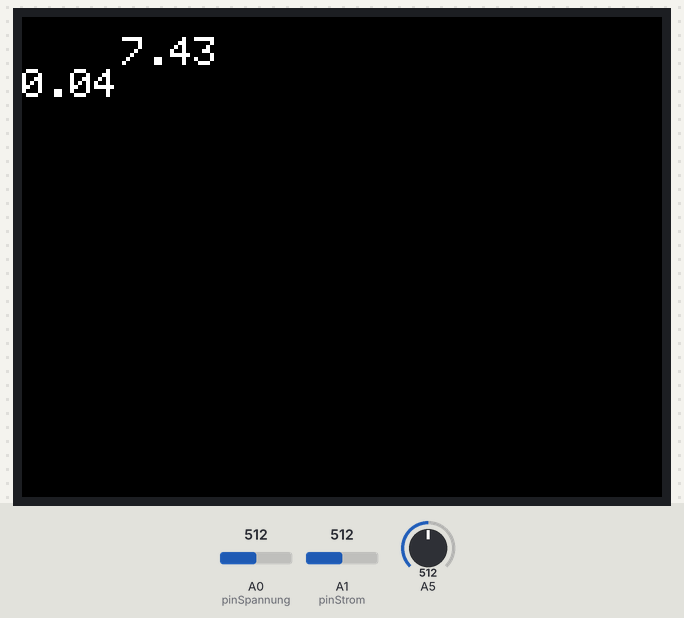
A sketch run on a simulated Arduino Uno, built with avr-gcc and run on an emulated ATmega328P. Shown: 320×240 colour display. Inputs (shaded band) come from the test bench; at power-on: A0 (pinSpannung) = 512, A1 (pinStrom) = 512, A5 = 512. What the sketch prints to the serial monitor is not drawn.

Above: at 1.4 s.
1.5 s: A0 (pinSpannung) set to 716
At 3.8 s:
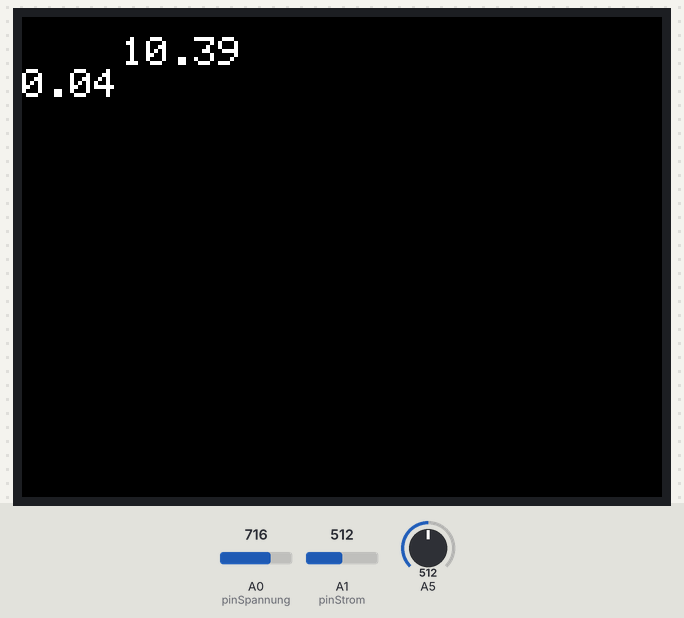
4.1 s: A1 (pinStrom) set to 716
At 5.7 s:
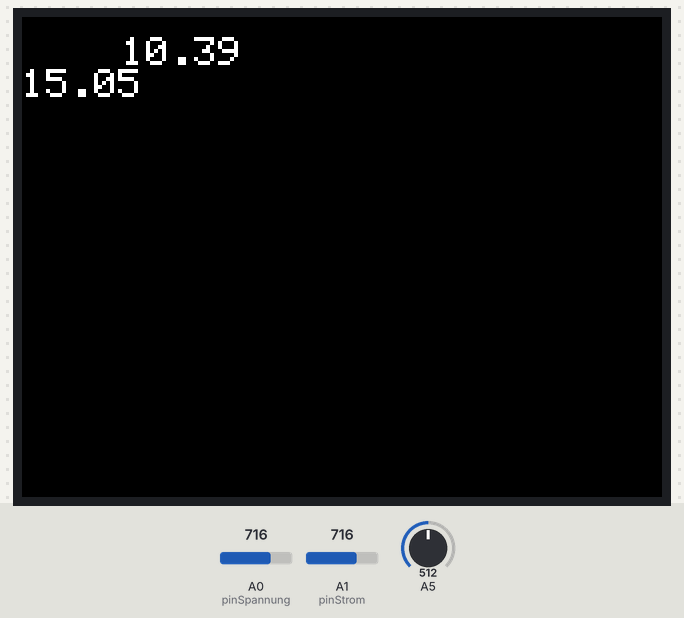
7.1 s: A0 (pinSpannung) set to 900
At 8.7 s:
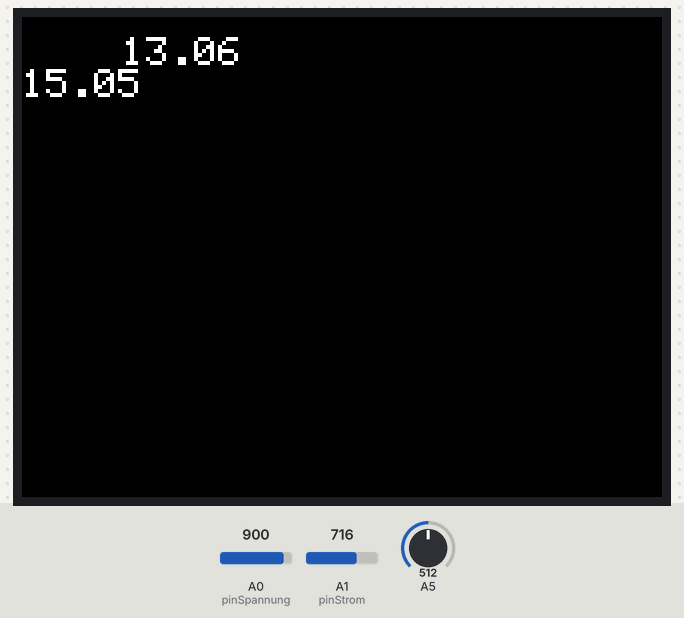
9.7 s: A1 (pinStrom) set to 900
At 10.6 s:
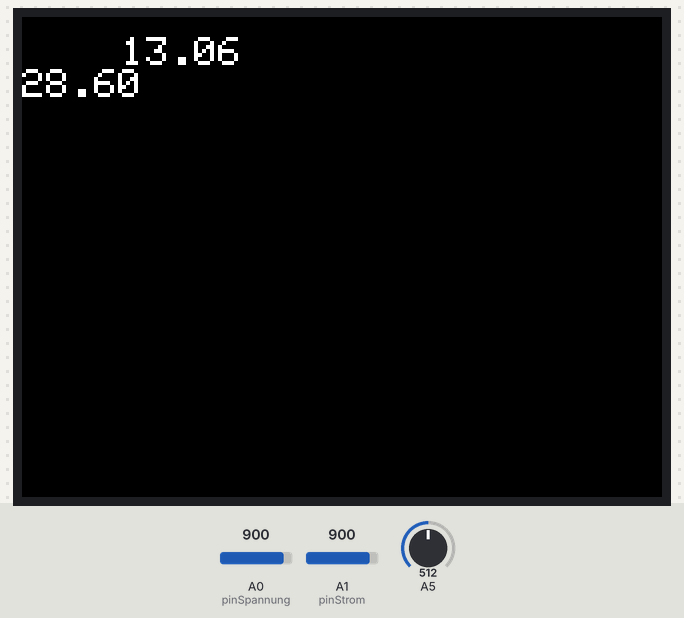
12.7 s: A0 (pinSpannung) set to 1023
At 14.5 s:
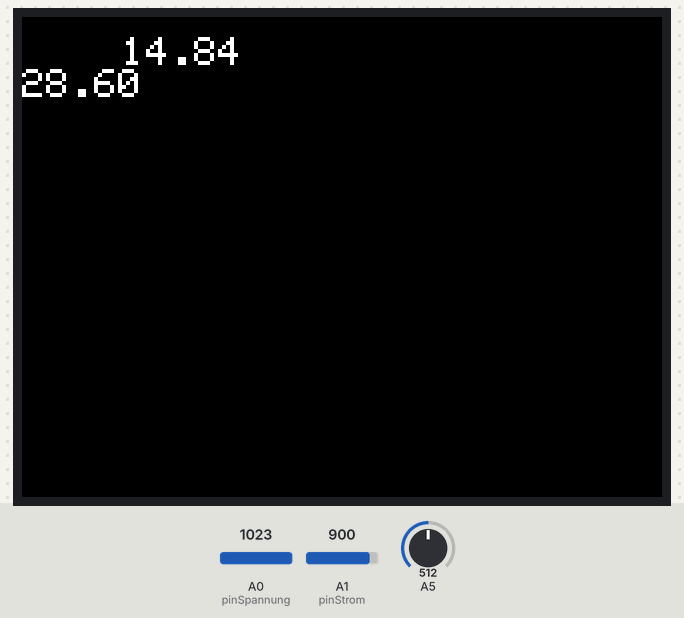
15.2 s: A1 (pinStrom) set to 1023
At 16.4 s:
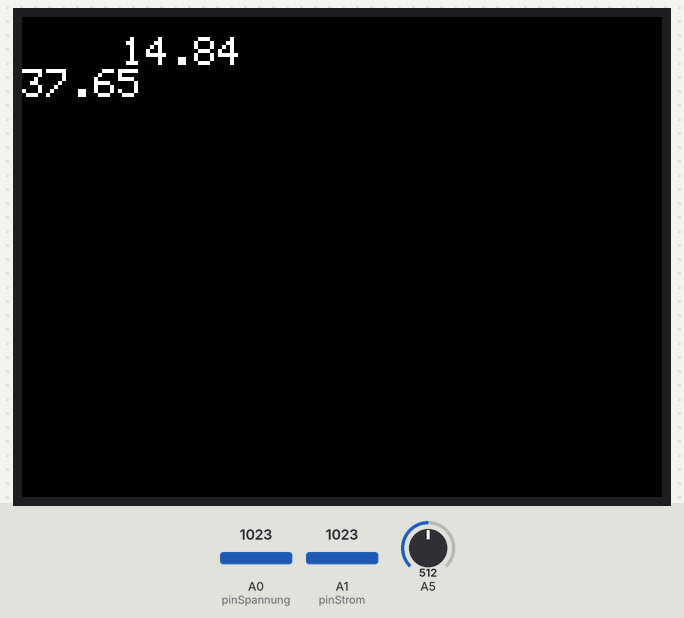
Timing chart, 0 to 18.2 s (numbered marks = the images above; inputs shaded):
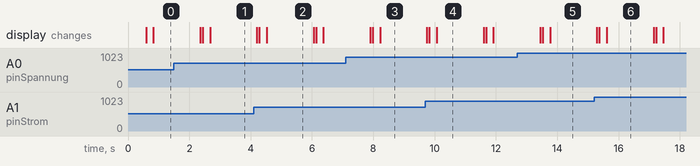

Measured:
- what the display in image 2 shows lasts 1.6 s, from 4.5 s to 6.1 s

The sketch:

WoMo20150307TFT.ino
```cpp
#include "SPI.h"
#include "Adafruit_GFX.h"
#include "Adafruit_ILI9341.h"

// For the Adafruit shield, these are the default.
#define TFT_DC 9
#define TFT_CS 10

// Use hardware SPI (on Uno, #13, #12, #11) and the above for CS/DC
Adafruit_ILI9341 tft = Adafruit_ILI9341(TFT_CS, TFT_DC);
// If using the breakout, change pins as desired
//Adafruit_ILI9341 tft = Adafruit_ILI9341(TFT_CS, TFT_DC, TFT_MOSI, TFT_CLK, TFT_RST, TFT_MISO);

//debug on/off
boolean debugPWR = true; //debug Anteil Strom- Spannungsmessung ON OFF
boolean debugDIM = false; //debug Dimmer Display ON OFF

//Eingangspin
int pinSpannung = A0; //AnalogIn Spannung
int pinStrom = A1; //AnalogIn Strom
float strom;

void setup() {
  Serial.begin(9600);
  Serial.println("ILI9341 Test!");

  tft.begin();

  // read diagnostics (optional but can help debug problems)
  uint8_t x = tft.readcommand8(ILI9341_RDMODE);
  Serial.print("Display Power Mode: 0x"); Serial.println(x, HEX);
  x = tft.readcommand8(ILI9341_RDMADCTL);
  Serial.print("MADCTL Mode: 0x"); Serial.println(x, HEX);
  x = tft.readcommand8(ILI9341_RDPIXFMT);
  Serial.print("Pixel Format: 0x"); Serial.println(x, HEX);
  x = tft.readcommand8(ILI9341_RDIMGFMT);
  Serial.print("Image Format: 0x"); Serial.println(x, HEX);
  x = tft.readcommand8(ILI9341_RDSELFDIAG);
  Serial.print("Self Diagnostic: 0x"); Serial.println(x, HEX);
  tft.setRotation(3);
  tft.fillScreen(ILI9341_BLACK);
  tft.setCursor(0, 0);
  tft.setTextColor(ILI9341_WHITE);  tft.setTextSize(2);
  //tft.println("Hello World!");
}

void loop() {
  //tft.println("beginLoop");

  //Spannung
  //lcd.setCursor(0, 0);
  //testText();

  float spannung= readSpannung(100);
  //lcd.print(spannung);
  if(spannung<10){
    //lcd.print(" V");
  }else{
    //lcd.print("V");
  }
  tft.fillScreen(ILI9341_BLACK);
  tft.setCursor(50, 10);
  tft.println(spannung);


  //Strom
  float strom=ACS712read5V(100);
  tft.println(strom);

  strom = (ACS712read5V(100));
  //lcd.setCursor(9, 0);
  //lcd.print("1:");
  //lcd.print((float)strom);
  //Serial.print("1:");
  //Serial.print(strom);

  strom = (ACS712read33V(100));
  //lcd.setCursor(0, 1);
  //lcd.print("2:");
  //lcd.print((float)strom);
  //Serial.print(" 2:");
  //Serial.print(strom);

  strom = (readACS714());
  //lcd.setCursor(9, 1);
  //lcd.print("3:");
  //lcd.print((float)strom);
  //Serial.print(" 3:");
  //Serial.println(strom);


  delay(1000);

}

float ACS712read5V(int mitteln) {
// Den ACS712 Stromsensor auslesen
// Sens ist im Datenblatt auf Seite 2 mit 185 angegeben.
// Für meinen Sensor habe ich 186 ermittelt bei 5.0V Vcc.
// Sens nimmt mit ca. 38 pro Volt VCC ab.
//
// 3,3V muss zu Analog Eingang 5 gebrückt werden.
// Der Sensoreingang ist Analog 1
//
// Parameter mitteln : die Anzahl der Mittlungen
//
// Matthias Busse 9.5.2014 Version 1.0

float sense=66.0;           // mV/A Datenblatt Seite 2
float sensdiff=80.0;         // sense nimmt mit ca. sensdiff/V Vcc ab.
float vcc, vsensor, amp, ampmittel=0;
int i;

  for(i=0;i< mitteln;i++) {
    //vcc = (float) 3.30 / analogRead(5) * 1023.0;    // Versorgungsspannung ermitteln
    vcc = (float)readVccArduino()/1000;
    vsensor = (float) analogRead(1) * vcc / 1023.0; // Messwert auslesen
    vsensor = (float) vsensor - (vcc/2);            // Nulldurchgang (vcc/2) abziehen
    sense = (float) 66.0 - ((5.00-vcc)*sensdiff);  // sense für Vcc korrigieren
    amp = (float) vsensor /sense *1000 ;            // Ampere berechnen
    ampmittel += amp;                               // Summieren
  }
  //Serial.println();
  //Serial.print(vcc,5);
  //Serial.print(" ");
  //Serial.println(analogRead(5));
  Serial.println (analogRead(1));

  return ampmittel/mitteln;
}

float ACS712read33V(int mitteln) {
// Den ACS712 Stromsensor auslesen
// Sens ist im Datenblatt auf Seite 2 mit 185 angegeben.
// Für meinen Sensor habe ich 186 ermittelt bei 5.0V Vcc.
// Sens nimmt mit ca. 38 pro Volt VCC ab.
//
// 3,3V muss zu Analog Eingang 5 gebrückt werden.
// Der Sensoreingang ist Analog 1
//
// Parameter mitteln : die Anzahl der Mittlungen
//
// Matthias Busse 9.5.2014 Version 1.0

float sense=66.0;           // mV/A Datenblatt Seite 2
float sensdiff=40.0;         // sense nimmt mit ca. sensdiff/V Vcc ab.
float vcc, vsensor, amp, ampmittel=0;
int i;

  for(i=0;i< mitteln;i++) {
    vcc = (float) 3.30 / analogRead(5) * 1023.0;    // Versorgungsspannung ermitteln
    vsensor = (float) analogRead(1) * vcc / 1023.0; // Messwert auslesen
    vsensor = (float) vsensor - (vcc/2);            // Nulldurchgang (vcc/2) abziehen
    sense = (float) 66.0 - ((5.00-vcc)*sensdiff);  // sense für Vcc korrigieren
    amp = (float) vsensor /sense *1000 ;            // Ampere berechnen
    ampmittel += amp;                               // Summieren
  }
  //Serial.println();
  //Serial.print(vcc,5);
  //Serial.print(" ");
  //Serial.println(analogRead(5));

  return ampmittel/mitteln;
}

// anderer Versuch
float readACS714(){
  double AnalogIn = analogRead(1);  // Read  analog value
  int Sensitivity    = 66; // mV/A

  // If you use a "normal" Arduino
  long   InternalVcc    = readVccArduino();
  //Serial.println(InternalVcc);
  // If you use a Arduino Mega
  //long   InternalVcc    = readVccArduinoMega();

  double ZeroCurrentVcc = InternalVcc / 2;
  //Serial.println(ZeroCurrentVcc);
  float SensedVoltage  = (AnalogIn * InternalVcc) / 1024;
  //Serial.println(SensedVoltage);
  float Difference     = SensedVoltage - ZeroCurrentVcc;
  //Serial.println(Difference);
  float SensedCurrent  = Difference / Sensitivity;

  //Serial.print("Current: ");
  //Serial.println(SensedCurrent);
  return SensedCurrent;

}

long readVccArduino() {
  long result;
  // Read 1.1V reference against AVcc
  ADMUX = _BV(REFS0) | _BV(MUX3) | _BV(MUX2) | _BV(MUX1);
  delay(2); // Wait for Vref to settle
  ADCSRA |= _BV(ADSC); // Convert
  while (bit_is_set(ADCSRA,ADSC));
  result = ADCL;
  result |= ADCH<<8;
  result = 1126400L / result; // Back-calculate AVcc in mV
  return result;
}

float readSpannung(int mitteln){
  float Batt_div, volt, voltmittel = 0, sensdiff;
  int i;
  sensdiff = 0.8;
  for(i=0;i< mitteln;i++) {
    //Batt_div = 1023.0 / 5.00 / (10000+5000) * 5000.0;
    //Batt_div = 1024.0 / 5.00 / (10+5) * 5000.0;
    Batt_div = 1023.0 / ((float) readVccArduino() /1000) / (10000+5000) * 5000.0;
    Batt_div = Batt_div + sensdiff;

    volt = analogRead(0)/Batt_div;
    voltmittel += volt;
  }

  if(debugPWR){Serial.print(analogRead(pinSpannung));}
  if(debugPWR){Serial.print(" ");}
  if(debugPWR){Serial.print(voltmittel / mitteln);}
  //if(debugPWR){Serial.print(volt);}
  if(debugPWR){Serial.print("V ");}
  if(debugPWR){Serial.print((float)readVccArduino()/1000);}
  if(debugPWR){Serial.println("V ");}
  return voltmittel / mitteln;
  //return volt;
}

unsigned long testText() {
  tft.fillScreen(ILI9341_BLACK);
  unsigned long start = micros();
  tft.setCursor(0, 0);
  tft.setTextColor(ILI9341_WHITE);  tft.setTextSize(1);
  tft.println("Hello World!");
  tft.setTextColor(ILI9341_YELLOW); tft.setTextSize(2);
  tft.println(1234.56);
  tft.setTextColor(ILI9341_RED);    tft.setTextSize(3);
  tft.println(0xDEADBEEF, HEX);
  tft.println();
  tft.setTextColor(ILI9341_GREEN);
  tft.setTextSize(5);
  tft.println("Groop");
  tft.setTextSize(2);
  tft.println("I implore thee,");
  tft.setTextSize(1);
  tft.println("my foonting turlingdromes.");
  tft.println("And hooptiously drangle me");
  tft.println("with crinkly bindlewurdles,");
  tft.println("Or I will rend thee");
  tft.println("in the gobberwarts");
  tft.println("with my blurglecruncheon,");
  tft.println("see if I don't!");
  return micros() - start;
}
```
